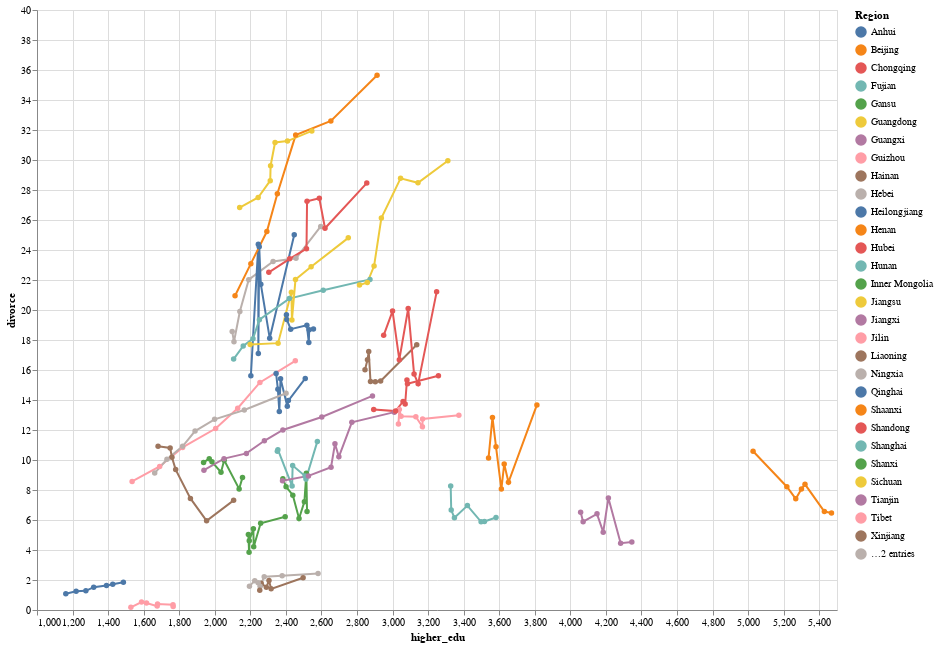

The notebook cell saved with this chart:
### Code cell
alt.Chart(merged_df).mark_line(point=True).encode(
    x=alt.X('higher_edu'),
    y='divorce',
    color='Region',
    tooltip=['Region', 'higher_edu', 'divorce', 'year']
).properties(
    width=800,
    height=600
)

### Figure 1 — Vega-Lite specification as saved in the notebook (floating-point values rounded to 4 significant figures; data arrays with more than 128 entries replaced by an {"elided": "..."} marker saying what was removed)
{"config": {"view": {"continuousWidth": 400, "continuousHeight": 300}}, "data": {"name": "data-c6f25b12cd0658317ec67b938588121b"}, "mark": {"type": "line", "point": true}, "encoding": {"color": {"type": "nominal", "field": "Region"}, "tooltip": [{"type": "nominal", "field": "Region"}, {"type": "quantitative", "field": "higher_edu"}, {"type": "quantitative", "field": "divorce"}, {"type": "nominal", "field": "year"}], "x": {"type": "quantitative", "field": "higher_edu"}, "y": {"type": "quantitative", "field": "divorce"}}, "height": 600, "width": 800, "$schema": "https://vega.github.io/schema/vega-lite/v4.8.1.json", "datasets": {"data-c6f25b12cd0658317ec67b938588121b": {"elided": "217 records"}}}
